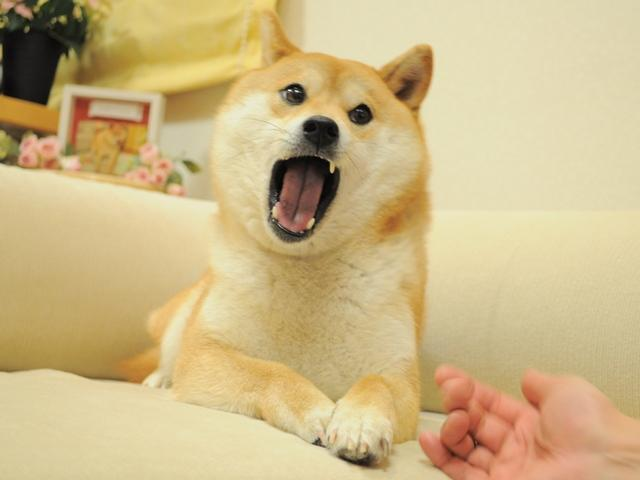
#> input picture test/Jyb3wt.jpg, 640 x 480 px
$ python -i triggered.py   (imports and definitions only)
#> lines starting #> are read from the running program, lines starting #| are printed output that depends on the picture
import random
from io import BytesIO
import requests
from PIL import Image


def apply_red_tint(image, tint_color):
    """Apply a red tint to the image."""
    tint_image = Image.new("RGBA", image.size, tint_color)
    tinted_image = Image.blend(image, tint_image, alpha=tint_color[3] / 255.0)
    return tinted_image


def create(image_url):
    try:
        response = requests.get(image_url)
        im = Image.open(BytesIO(response.content)).convert("RGBA")
        im = im.resize((275, 750), Image.BILINEAR)

        overlay = Image.open("assets/images/triggered.png").convert("RGBA")
        overlay_size = (overlay.width + 5, overlay.height + 5)
        overlay = overlay.resize(overlay_size, Image.BILINEAR)
        ml = []

        for _ in range(10):
            blank = Image.new("RGBA", (256, 310))

            # Center position for the main image
            center_x = (blank.width - im.width) // 2
            center_y = (blank.height - im.height) // 2
            center_y += -25

            # Apply a random offset to the centered image
            x_im = center_x + random.randint(-7, 7)
            y_im = center_y + random.randint(-7, 7)
            blank.paste(im, (x_im, y_im), im)

            # Apply red tint
            blank = apply_red_tint(blank, (255, 0, 0, 50))

            x_overlay = (blank.width - im.width) // 2
            y_overlay = (blank.height - im.height) // 2
            x_overlay += 6
            y_overlay += -16

            # Random position for the overlay
            x_overlay = x_overlay + random.randint(-2, 2)
            y_overlay = y_overlay + random.randint(-4, 4)
            blank.paste(overlay, (x_overlay, y_overlay), overlay)

            ml.append(blank)

        duration = 20

        output_bytes = BytesIO()
        ml[0].save(
            output_bytes,
            format="GIF",
            save_all=True,
            loop=0,
            append_images=ml[1:],
            duration=duration,
        )

        return output_bytes.getvalue()
    except Exception as e:
        print(f"Error creating triggered image: {e}")
        return None

>>> import cv2
>>> picture = cv2.imread('../../../test/Jyb3wt.jpg', cv2.IMREAD_GRAYSCALE)
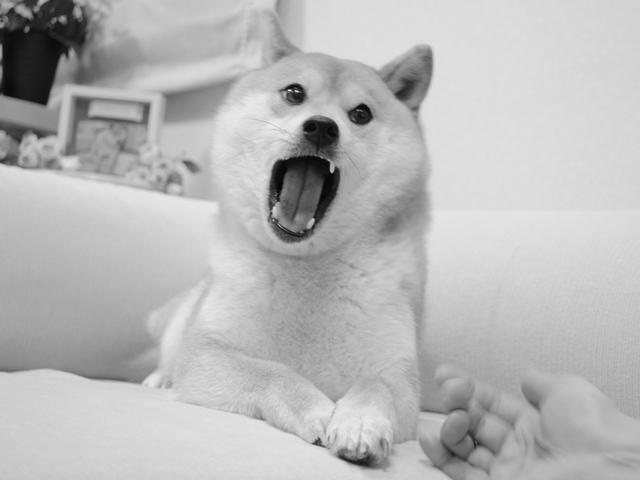
#> picture: shape (480, 640); min 0, max 255, mean 184
>>> result = create(picture)
